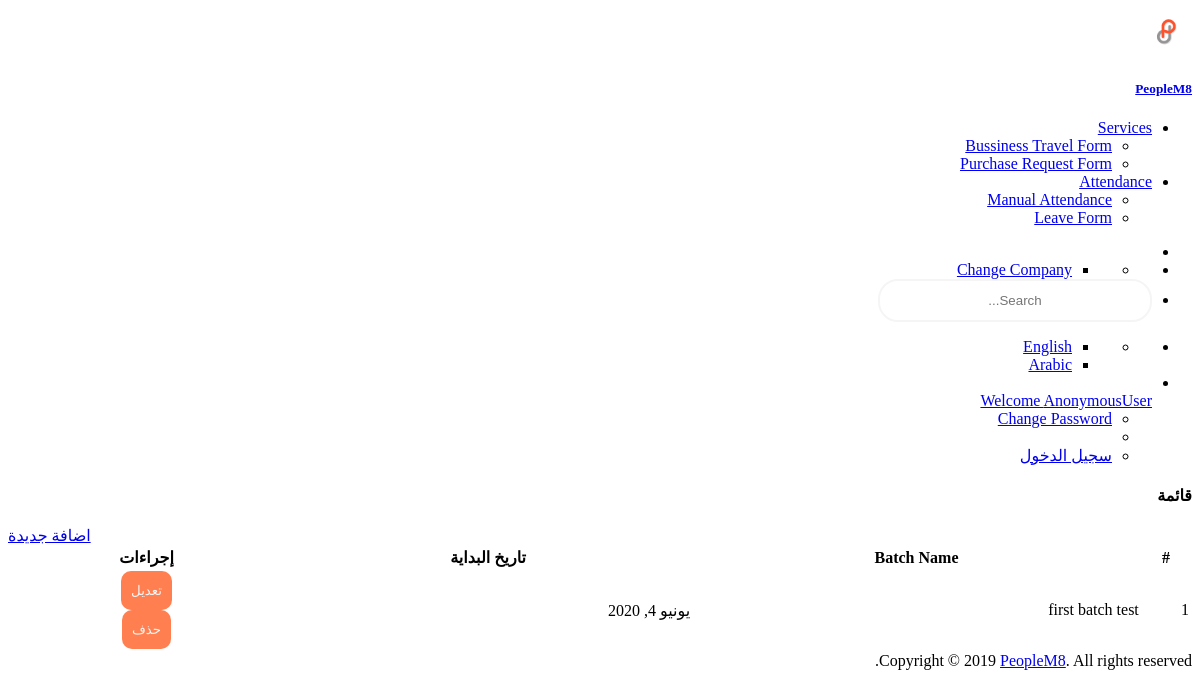
/element/batch/list/, run on an earlier commit of the app's database.
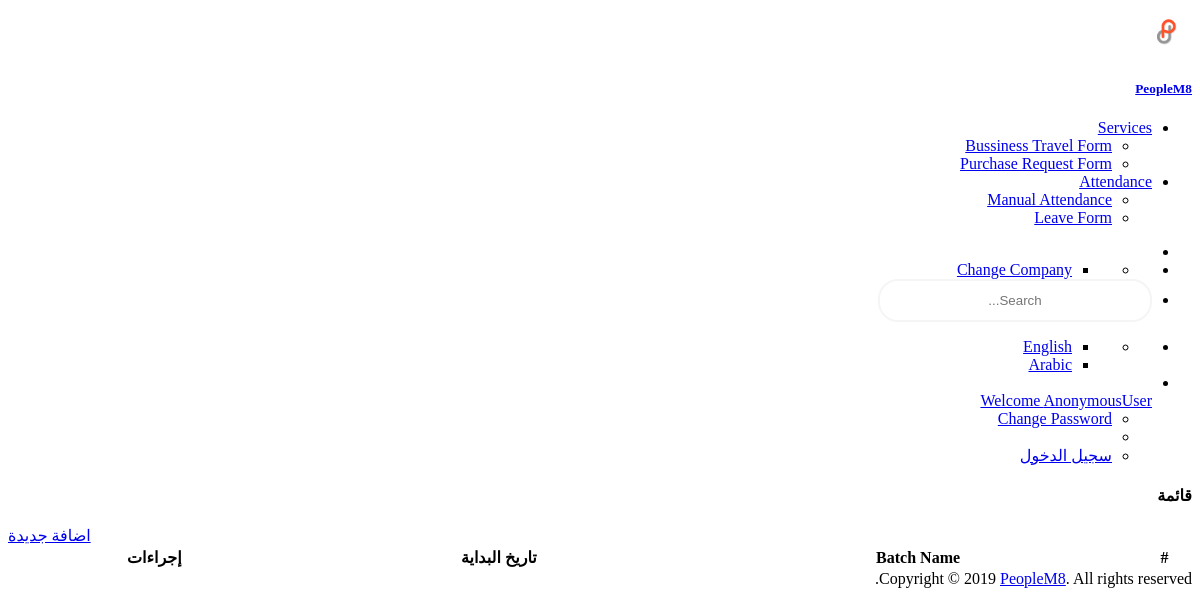
And on a later commit of the database.
### element_definition/models.py (models this page shows, shortened)
class Element_Batch(models.Model):
    payroll_fk = models.ForeignKey(Payroll_Master, on_delete=models.CASCADE, null=True, blank=True,
                                   verbose_name=_('Payroll'))
    batch_name = models.CharField(max_length=255, verbose_name=_('Batch Name'))
    start_date = models.DateField(auto_now=False, auto_now_add=False, default=date.today, verbose_name=_('Start Date'))
    end_date = models.DateField(auto_now=False, auto_now_add=False, null=True, blank=True, verbose_name=_('End Date'))
    created_by = models.ForeignKey(settings.AUTH_USER_MODEL, blank=False, on_delete=models.CASCADE,
                                   related_name="element_batch_created_by")
    creation_date = models.DateField(auto_now=True, auto_now_add=False)
    last_update_by = models.ForeignKey(settings.AUTH_USER_MODEL, blank=False, on_delete=models.CASCADE,
                                       related_name="element_batch_last_update_by")
    last_update_date = models.DateField(auto_now=False, auto_now_add=True)

### element_definition/views.py (the view)
# urls.py: path('list/', views.listElementBatchView, name='list-batchs'),
def listElementBatchView(request):
    batch_link = Element_Batch_Master.objects.all().filter(
        (Q(end_date__gte=date.today()) | Q(end_date__isnull=True)))
    batch_list = Element_Batch.objects.all().filter(
        (Q(end_date__gte=date.today()) | Q(end_date__isnull=True)))
    batchContext = {
        "page_title": _("batch list"),
        'batch_list': batch_list,
        'batch_link': batch_link
    }
    return render(request, 'list-batchs.html', batchContext)

### element_definition/templates/list-batchs.html (shortened to what this page needs)
{% extends 'master.html'%}
{% load staticfiles%}
{% load crispy_forms_tags %}
{% load l10n %}
{% load i18n %}
{% block body%}
<div class="container-fluid">
  <div class="row" style="margin-left:0px;">
    <div class="col-md-8">
      <h4 class="c-grey-900">{{page_title|title}}</h4>
    </div>
    <div class="col-md-4">
      <div class="gap-10 peers {% if LANGUAGE_BIDI %} push-left {% else %} push-right {% endif %} ">
        <div class="peer"><a href="{% url 'element_definition:batch-create' %}" class="btn cur-p btn-primary">{% trans "Add" %}</a></div>
      </div>
    </div>
  </div>
  <div class="row" style="margin-left:0px;">
    <div class="col-md-12">
      <div class="bgc-white bd bdrs-3 p-20 mB-20">
        <table class="table table-striped table-bordered" id="dataTable" width="100%">
          <thead>
            <tr>
              <th>#</th>
              <th>{% trans "Batch Name" %}</th>
              <th>{% trans "Start Date" %}</th>
              <th>{% trans "Actions" %}</th>
            </tr>
          </thead>
          <tbody>
            {% for x in batch_list %}
            <tr>
              <td scope="row">{{ forloop.counter }}</td>
              <td>{{ x.batch_name }}</td>
              <td>{{ x.start_date }}</td>
              <td class="Actions">
                <div class="w-100 gap-10 peers {% if LANGUAGE_BIDI %} push-left {% else %} push-right {% endif %}">
                  <div class="peer">
                    <a href="{% url 'element_definition:update-batch' pk=x.id %}">
                      <button type="button" class="btn cur-p btn-outline-primary">{% trans "Update" %}</button>
                    </a>
                  </div>
                  <div class="peer">
                    <a href="#">
                      <button type="button" class="btn cur-p btn-outline-danger" data-toggle="modal" data-target="#delete-modal{{x.pk}}">{% trans "Delete" %}</button>
                    </a>
                  </div>
                </div>
              </td>
            </tr>
            {% endfor %}
          </tbody>
        </table>
      </div>
    </div>
  </div>
</div>
{% endblock body%}

What changed in the data, as far as the page shows it:
removed Element_Batch: batch_name "first batch test", start_date "يونيو 4, 2020"
